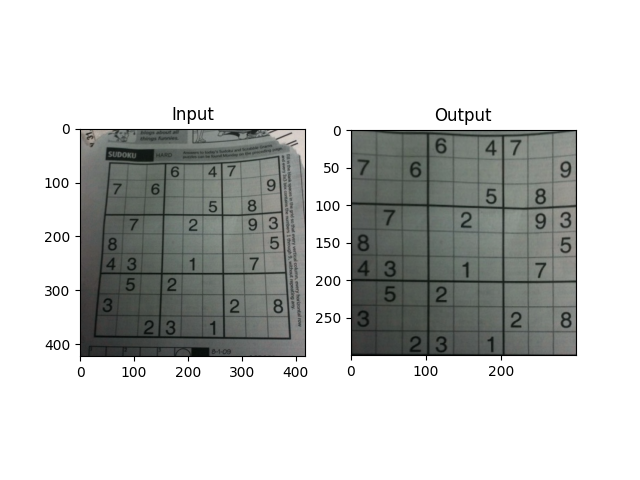

The script that drew this image:
import cv2
import numpy as np 
from matplotlib import pyplot as plt

img = cv2.imread('dave.jpg')
rows,cols,ch = img.shape

pts1 = np.float32([[56,65],[368,52],[28,387],[389,390]])
pts2 = np.float32([[0,0],[300,0],[0,300],[300,300]])

M = cv2.getPerspectiveTransform(pts1,pts2)
dst = cv2.warpPerspective(img,M,(300,300))

plt.subplot(121),plt.imshow(img),plt.title('Input')
plt.subplot(122),plt.imshow(dst),plt.title('Output')
plt.show()
